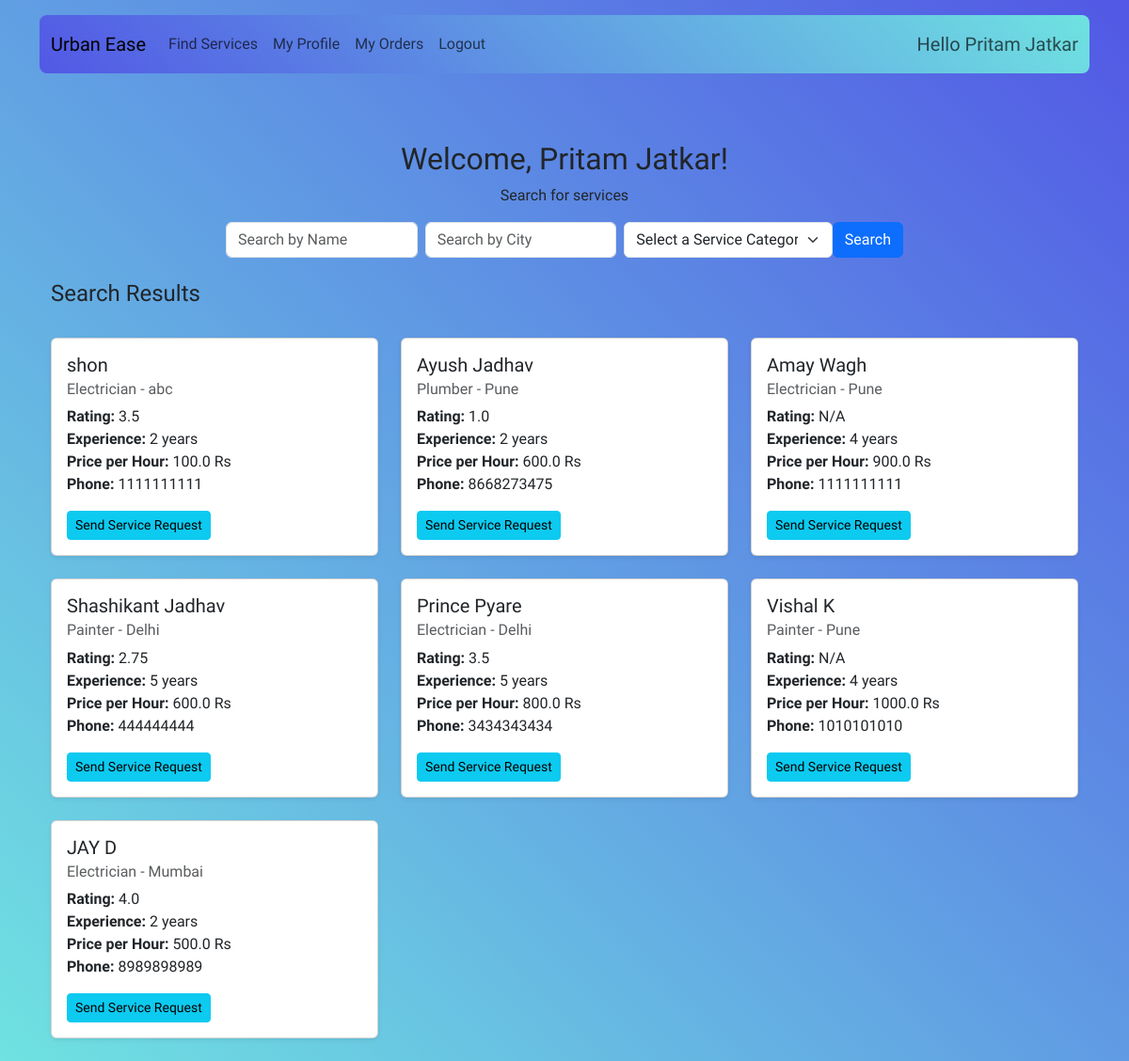
/customer/search_services (signed in), run on an earlier commit of the app's database.
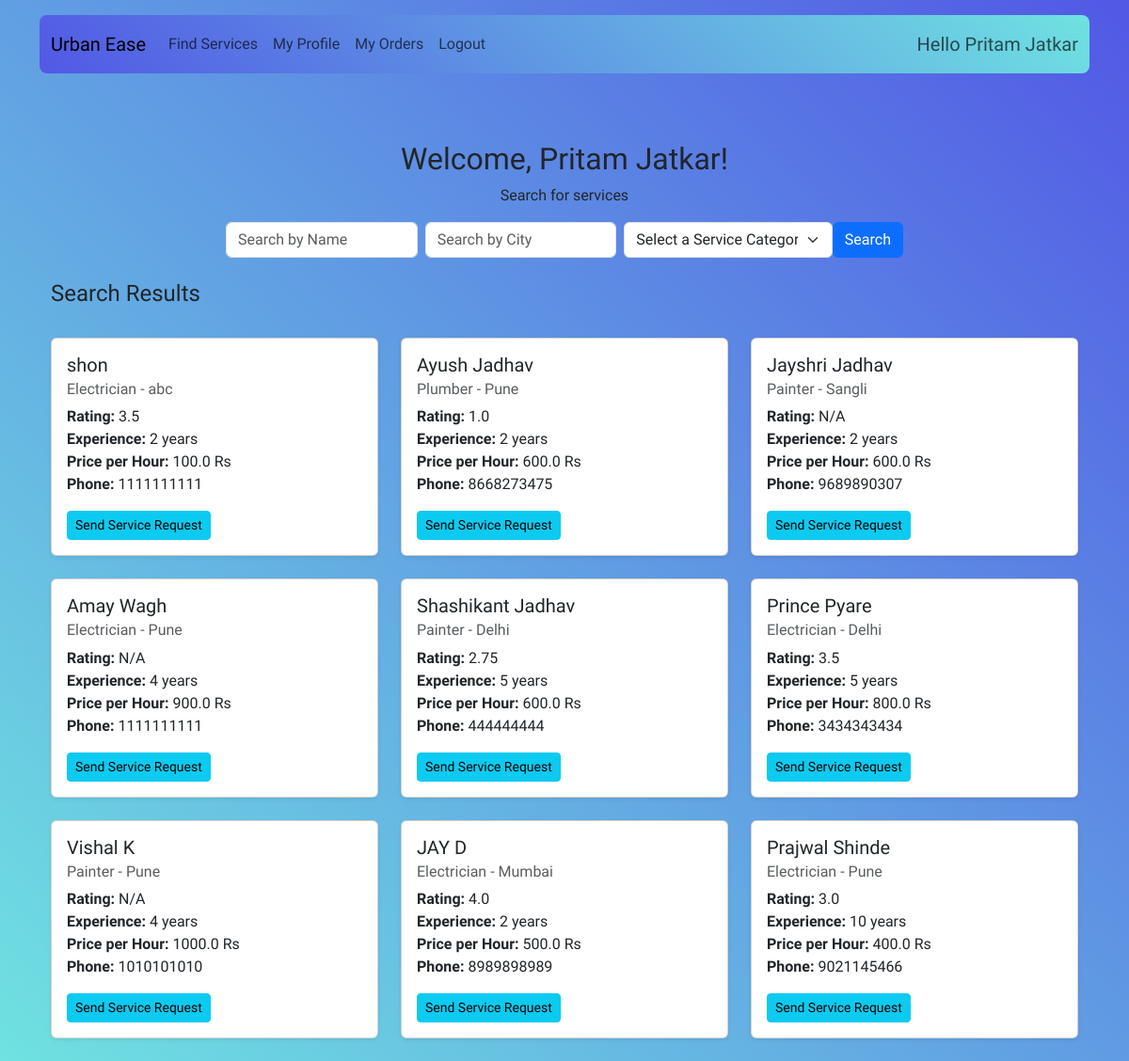
And on a later commit of the database.
### application/model.py (models this page shows)
class Customer(db.Model):
    id = db.Column(db.Integer, primary_key=True)
    name = db.Column(db.String(80), nullable=False)
    phone = db.Column(db.String(80), nullable=False)
    city = db.Column(db.String(80), nullable=False)
    address = db.Column(db.String(200), nullable=False)
    status = db.Column(db.String(80), nullable=False)  # ('active', 'inactive')
    user_id = db.Column(db.Integer, db.ForeignKey('user.id'), nullable=False)
    service_requests = db.relationship('ServiceRequest', backref='customer', lazy=True)

class ServiceProfessional(db.Model):
    id = db.Column(db.Integer, primary_key=True)
    name = db.Column(db.String(80), nullable=False)
    phone = db.Column(db.String(80), nullable=False)
    city = db.Column(db.String(80), nullable=False)
    service_category = db.Column(db.String(80), nullable=False)
    rating = db.Column(db.Float, nullable=True)
    experience = db.Column(db.Integer, nullable=False)
    company_name = db.Column(db.String(80), nullable=False)
    status = db.Column(db.String(80), nullable=False)  # ('blacklisted', 'approved', 'pending')
    price_per_hour = db.Column(db.Float, nullable=False)
    expenses_per_hour = db.Column(db.Float, nullable=True)
    user_id = db.Column(db.Integer, db.ForeignKey('user.id'), nullable=False)
    service_requests = db.relationship('ServiceRequest', backref='service_professional', lazy=True)

### application/routes.py (the view)
@app.route('/customer/search_services', methods=['GET'])
@login_required
def search_services():
    query = request.args.get('query', '').strip()
    city = request.args.get('city', '').strip()
    service_category = request.args.get('service_category', '').strip()
    errors = []
    if query and (len(query) > 50 or not query.replace(' ', '').isalpha()):
        errors.append("Query should be a maximum of 50 characters and contain only alphabets.")
    if city and (len(city) > 50 or not city.replace(' ', '').isalpha()):
        errors.append("City should be a maximum of 50 characters and contain only alphabets.")
    if service_category and len(service_category) > 50:
        errors.append("Invalid service category.")
    if errors:
        for error in errors:
            flash(error, 'error')
        return redirect(url_for('customer_dashboard'))  # Redirect to dashboard or a default page
    user_id = session.get('user_id')
    if not user_id:
        flash("You must be logged in to search services.", 'error')
        return redirect(url_for('login'))  # Redirect to login if user is not logged in
    customer = Customer.query.filter_by(user_id=user_id).first()
    if not customer:
        flash("Customer details not found.", 'error')
        return redirect(url_for('customer_dashboard'))
    categories = ServiceCategory.query.filter_by(status='active').all()
    query_filters = [ServiceProfessional.status == 'approved' and ServiceProfessional.service_category.in_([category.name for category in categories])]
    if query:
        query_filters.append(ServiceProfessional.name.like(f'%{query}%'))  # Case-insensitive match
    if city:
        query_filters.append(ServiceProfessional.city.like(f'%{city}%'))
    if service_category:
        query_filters.append(ServiceProfessional.service_category.like(f'%{service_category}%'))
    serviceprofessionals = ServiceProfessional.query.filter(*query_filters).all()
    return render_template(
        'customer_dash.html',
        services=serviceprofessionals,
        query=query,
        city=city,
        service_category=service_category,
        customer=customer,
        categories=categories
    )

### application/model.py (called while the page is built)
    @property
    def is_active(self):
        if self.role == 'customer':
            return self.customer_det.status == 'active'
        elif self.role == 'service_professional':
            return self.service_professional_det.status == 'approved'
        elif self.role == 'admin':
            return True
        return False  # For any other role, return False or handle accordingly

### application/routes.py (called while the page is built)
@login_manager.user_loader
def load_user(user_id):
    return User.query.get(int(user_id))

### templates/customer_dash.html (shortened to what this page needs)
{% extends 'base.html' %}
{% block content %}
<div class="container mt-5">
    <div class="row">
        <div class="col-12 text-center">
            <h2>Welcome, {{ customer.name }}!</h2>
            <p>Search for services</p>
        </div>
    </div>
    <div class="row mb-4">
        <div class="col-12 col-md-8 offset-md-2">
            <form class="d-flex flex-column flex-md-row align-items-center" action="{{ url_for('search_services') }}" method="GET" novalidate>
                <input type="text"
                       class="form-control mb-2 mb-md-0 me-md-2"
                       name="query"
                       placeholder="Search by Name"
                       value="{{ query }}"
                       maxlength="50"
                       pattern="^[a-zA-Z\s]+$"
                       title="Name should only contain alphabets and spaces.">
                <input type="text"
                       class="form-control mb-2 mb-md-0 me-md-2"
                       name="city"
                       placeholder="Search by City"
                       value="{{ city }}"
                       maxlength="50"
                       pattern="^[a-zA-Z\s]+$"
                       title="City should only contain alphabets and spaces.">
                <select class="form-select"
                        name="service_category"
                        aria-label="Search by Service Category"
                        required>
                    <option value="" disabled {% if not service_category %}selected{% endif %}>Select a Service Category</option>
                </select>
                <button class="btn btn-primary mt-2 mt-md-0" type="submit">Search</button>
            </form>
        </div>
    </div>
    {% if services %}
    <div class="row mb-4">
        <div class="col-12">
            <h4>Search Results</h4>
        </div>
    </div>
    <div class="row">
        {% for service in services %}
        <div class="col-12 col-md-4 mb-4">
            <div class="card shadow-sm">
                <div class="card-body">
                    <h5 class="card-title">{{ service.name }}</h5>
                    <h6 class="card-subtitle mb-2 text-muted">{{ service.service_category }} - {{ service.city }}</h6>
                    <p class="card-text">
                        <strong>Rating:</strong> {{ service.rating or 'N/A' }}<br>
                        <strong>Experience:</strong> {{ service.experience }} years<br>
                        <strong>Price per Hour:</strong> {{ service.price_per_hour }} Rs<br>
                        <strong>Phone:</strong> {{ service.phone }}<br>
                    </p>
                    <button type="button" class="btn btn-info btn-sm" data-bs-toggle="modal" data-bs-target="#serviceRequestModal{{ service.id }}">Send Service Request</button>
                </div>
            </div>
        </div>
        {% endfor %}
    </div>
    {% endif %}
</div>
{% endblock %}

### templates/base.html (shortened to what this page needs)
<!DOCTYPE html>
<html lang="en">
<head>
    <link href="https://cdn.jsdelivr.net/npm/bootstrap@5.3.3/dist/css/bootstrap.min.css" rel="stylesheet">
<link rel="stylesheet" href="{{ url_for('static', filename='styles.css') }}">
</head>
<body>
  <div class="container-cust custom-bg">
    <div class="container pt-3 pb-3">
            {%include 'navbar.html'%}
        </div>
        <div class="container mt-2">
    {%block content%}
    {%endblock%}
  </div>
</div>
</body>
</html>

### templates/navbar.html (shortened to what this page needs)
<nav class="navbar navbar-expand-lg custom-bg2 rounded-3 navbar-expand-hover">
  <div class="container-fluid">
    <a class="navbar-brand" href="/">Urban Ease</a>
    <div class="collapse navbar-collapse" id="navbarNavDropdown">
      <ul class="navbar-nav me-auto mb-2 mb-lg-0">
        {% if not session['role'] %}
        <li class="nav-item dropdown">
          <a class="nav-link dropdown-toggle" href="#" id="navbarDropdown" role="button" data-bs-toggle="dropdown" aria-expanded="false">
            Register
          </a>
          <ul class="dropdown-menu" aria-labelledby="navbarDropdown">
            <li><a class="dropdown-item" href="{{ url_for('registercustomer') }}">As a Customer</a></li>
            <li><a class="dropdown-item" href="{{ url_for('registerserviceprofessional') }}">As a Service Professional</a></li>
          </ul>
        </li>
        <li class="nav-item">
          <a class="nav-link " href="{{ url_for('Login') }}">Login</a>
        </li>
        {% elif session['role'] == 'customer' %}
        <li class="nav-item">
          <a class="nav-link" href="{{ url_for('customer_dashboard') }}">Find Services</a>
        </li>
        <li class="nav-item">
          <a class="nav-link" href="{{ url_for('customer_profile') }}">My Profile</a>
        </li>
        <li class="nav-item">
          <a class="nav-link" href="{{ url_for('customer_orders') }}">My Orders</a>
        </li>
        {%endif%}
        {% if session['role'] %}
        <li class="nav-item">
          <a class="nav-link" href="{{ url_for('logout') }}">Logout</a>
        </li>
        {% endif %}
      </ul>
      {%if session['role']%}
      <span class="navbar-text fs-5">
        Hello {{session.get('name')}}
      </span>
      {%endif%}
    </div>
  </div>
</nav>

### static/styles.css (style rules this page uses)
body { font-family: "Funnel Display", sans-serif; font-optical-sizing: auto; font-weight: 450; font-style: normal; }
.custom-bg { background: linear-gradient(45deg, #6fe2e1, #5258e5) !important; min-height: 100vh; display: flex; flex-direction: column; }
.container-cust { flex-grow: 1; }
.custom-bg2 { background: linear-gradient(45deg, #5258e5, #6fe2e1) !important; }
.navbar-expand-hover { transition: all 0.3s ease-in-out; }

What changed in the data, as far as the page shows it:
now on this page (row edited): ServiceProfessional: name "Jayshri Jadhav", service_category "Painter", city "Sangli", rating "N/A", experience "2", price_per_hour "600.0", phone "9689890307"
added ServiceProfessional: name "Prajwal Shinde", service_category "Electrician", city "Pune", rating "3.0", experience "10", price_per_hour "400.0", phone "9021145466"
